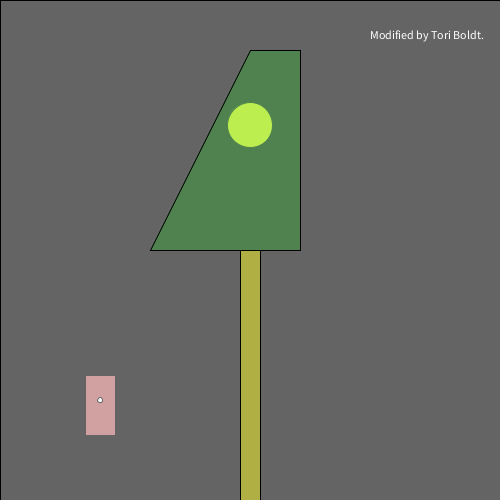
Frame 1 (no input)
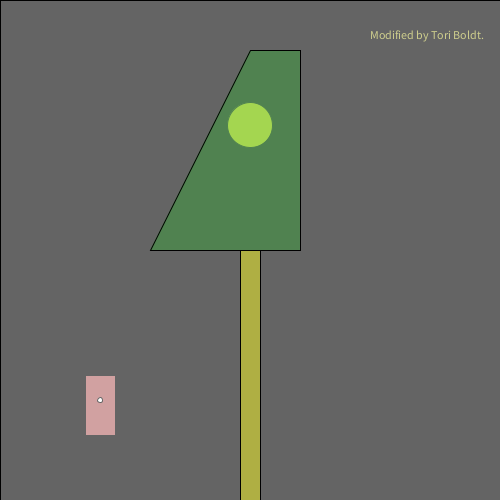
Frame 60 (the mouse pressed at the canvas centre just before this capture)
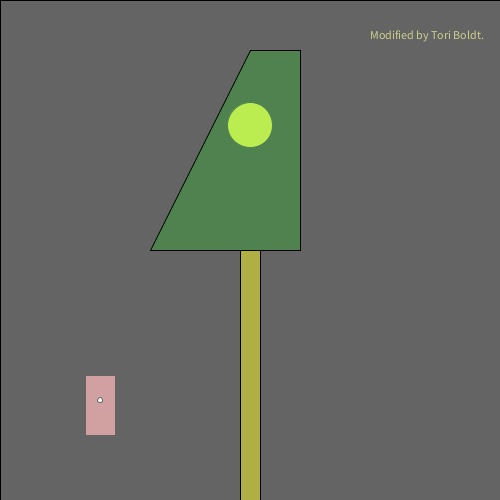
Frame 120 (the mouse held since frame 60 and released just before this capture)

The Processing sketch that drew these frames (run headless with seeded random() and noise(); from frame 60 on, the mouse is pressed at the canvas centre):

// Processing sketch: processing_109419
// ── processing_109419.pde

/*
  Norm Krumpe
  September 22, 2012
  Models a light that is triggered by motion (in this case, motion
  of the mouse).  The light also has a timer.  So, motion turns on the
  light, but a certain amount of time passing with no motion will
  cause the light to turn off again.
*/

// How close you need to get to the
// light sensor in order to turn on
// the light.  Higher values make it
// easier to trigger the light.  Distance
// is measured in pixels.
final int TRIGGER_DISTANCE = 50;

// The location of the sensor:
final int SWITCH_CENTER_X = 100;
final int SWITCH_CENTER_Y = 400;

// seconds until light shuts off automatically when there is no motion
final float SECONDS_UNTIL_AUTO_SHUTOFF = 10; 

// Light will initially be on because of this next value.
// Want the light off initially?  
// Set this to something less than SECONDS_UNTIL_AUTO_SHUTOFF
float timeOfLastTrigger = 0; 
boolean revealTriggerRegion = false;

// Just choose a window size
void setup() {
  size(500, 500);
}

// Each time the mouse moves, check to see
// if it triggered the motion sensor
void mouseMoved() {
  if (motionSensorWasTriggered()) {
    timeOfLastTrigger = millis()/1000.0;
  }
}

// When a key is pressed, toggle the "cheat" that
// reveals the motion sensor's trigger region.
void keyPressed() {
  revealTriggerRegion = !revealTriggerRegion;
}

// Draw the various parts of the scene
void draw() {
  background(0);
  
  text("Modified by Tori Boldt.", 370, 30, 150, 100); 
  
  drawLightSwitch();
  drawLamp();  
  drawTriggerRegion();
}

// Draws all components of the lamp
void drawLamp() {
  drawLight();
  fill(0, 255, 0, 50);
  quad(300, 250, 150, 250, 250, 50, 300, 50);
  fill(175, 175, 67);
  rect(240, 250, 20, 250);
}

// How the light gets drawn depends on whether
// the lightbulb is lit.
void drawLight() {

  if (secondsSinceLastTrigger() < SECONDS_UNTIL_AUTO_SHUTOFF) {
    // If the light is on:
    int strength = (int)random(156, 256);
    fill(strength, strength, 0);
    ellipse(250, 125, 45, 45);
    fill(255, 100);
    rect(0, 0, width, height);
  }

  else {
    // Light is off:
    fill(10, 10, 0);
    ellipse(250, 125, 45, 45);
  }
}

// Draw the light switch/sensor
void drawLightSwitch() {
  fill(180, 100, 100);
  rect(SWITCH_CENTER_X - 15, SWITCH_CENTER_Y - 25, 30, 60);
  fill(255);
  ellipse(SWITCH_CENTER_X, SWITCH_CENTER_Y, 5, 5);
}

// Return true if the mouse triggered the sensor
boolean motionSensorWasTriggered() {
  return distanceFromLightSwitch() < TRIGGER_DISTANCE;
}

// Compute the distance between the mouse and the sensor
float distanceFromLightSwitch() {  
  return dist(mouseX, mouseY, SWITCH_CENTER_X, SWITCH_CENTER_Y);
}

// Determine how long it has been since the motion sensor
// was last turned on.
float secondsSinceLastTrigger() {
  return millis()/1000.0 - timeOfLastTrigger;
}

// Show a "cheat" region so that you know where the mouse
// needs to go in order to trigger the light sensor
void drawTriggerRegion() {
  if (revealTriggerRegion) {
    fill(255, 25);
    ellipse(SWITCH_CENTER_X, SWITCH_CENTER_Y, 
    TRIGGER_DISTANCE * 2, TRIGGER_DISTANCE * 2);
  }
}
